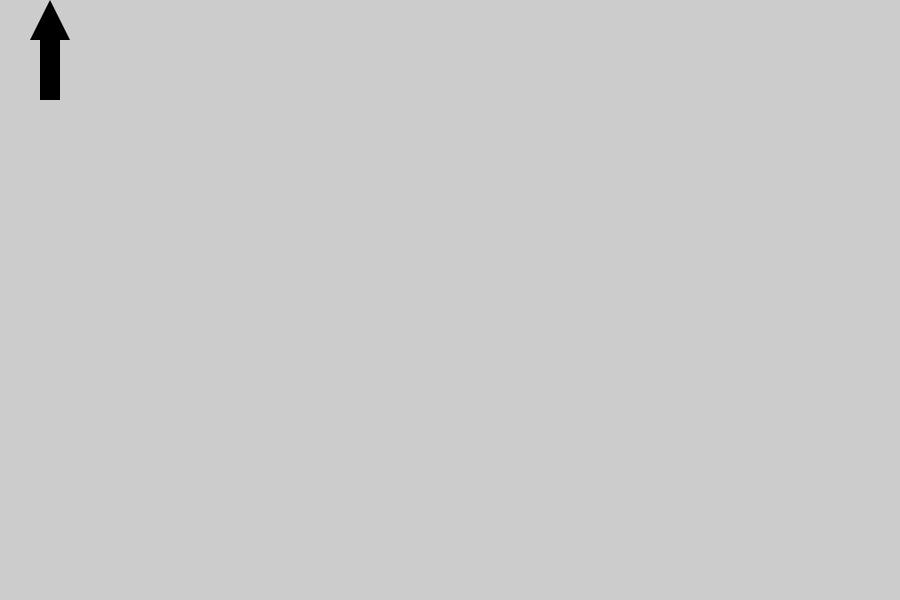
Frame 1 (no input)
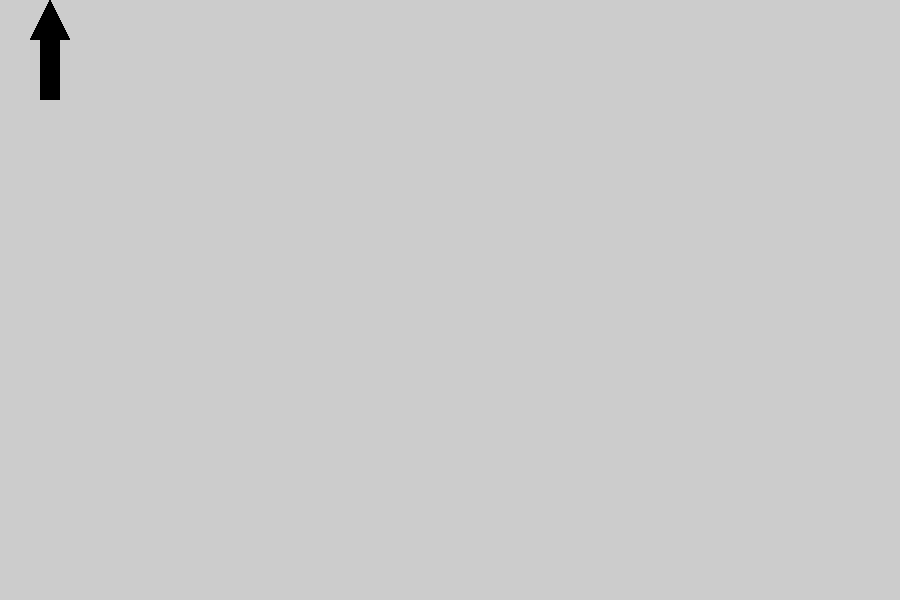
Frame 60 (the mouse pressed at the canvas centre just before this capture)
Frame 120 (the mouse held since frame 60 and released just before this capture): identical to frame 60, image omitted

The Processing sketch that drew these frames (run headless with seeded random() and noise(); from frame 60 on, the mouse is pressed at the canvas centre):

// Processing sketch: c04_arrow
// ── c04_arrow.pde

PShape arrow;

void setup() {
  size(900,600);
  arrow = createShape();
  arrow.beginShape();
  arrow.fill(0);
  arrow.noStroke();
  arrow.vertex(50, 0);
  arrow.vertex(70, 40);
  arrow.vertex(60, 40);
  arrow.vertex(60, 100);
  arrow.vertex(40, 100);
  arrow.vertex(40, 40);
  arrow.vertex(30, 40);
  arrow.endShape(CLOSE);
}

void draw() {
  shape(arrow, 0, 0);
}
